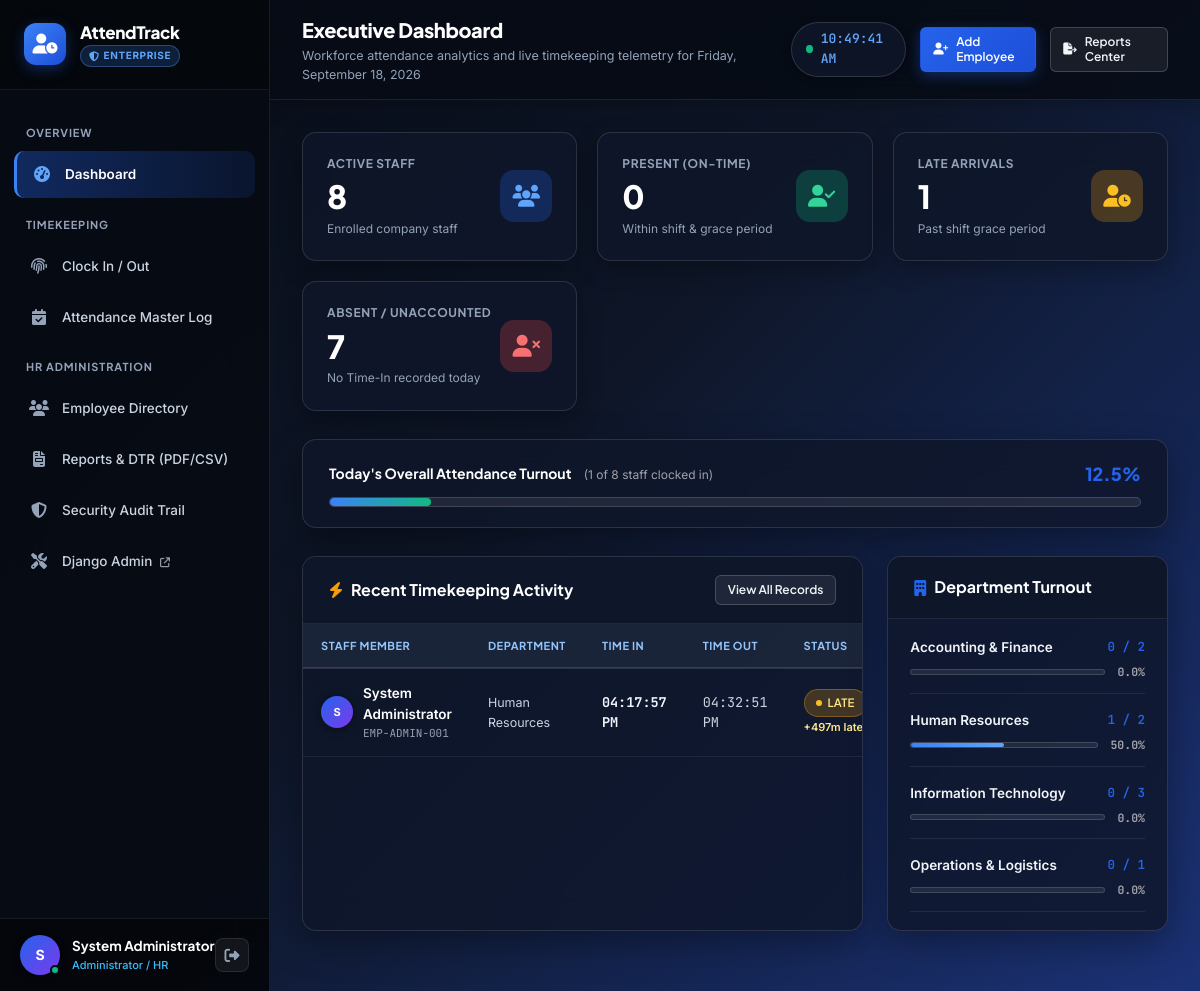
The app's page / (signed in) with its own data.
### core/models.py (models this page shows, shortened)
class EmployeeProfile(models.Model):
    user = models.OneToOneField(User, on_delete=models.CASCADE, related_name='profile')
    employee_id = models.CharField(max_length=30, unique=True)
    department = models.ForeignKey(Department, on_delete=models.SET_NULL, null=True, blank=True, related_name='employees')
    job_title = models.CharField(max_length=100, default='Staff')
    contact_number = models.CharField(max_length=20, blank=True, default='')
    hire_date = models.DateField(default=timezone.localdate)
    shift_start = models.TimeField(default=time(8, 0))   # 8:00 AM standard
    shift_end = models.TimeField(default=time(17, 0))    # 5:00 PM standard
    grace_period_minutes = models.IntegerField(default=15)  # 15 minutes grace period
    is_active = models.BooleanField(default=True)
    created_at = models.DateTimeField(auto_now_add=True)
    updated_at = models.DateTimeField(auto_now=True)
    class Meta:
        ordering = ['employee_id']
    @property
    def full_name(self):
        name = self.user.get_full_name()
        return name if name else self.user.username

class Department(models.Model):
    name = models.CharField(max_length=100, unique=True)
    code = models.CharField(max_length=20, unique=True)
    description = models.TextField(blank=True, default='')
    created_at = models.DateTimeField(auto_now_add=True)
    class Meta:
        ordering = ['name']

class AttendanceRecord(models.Model):
    STATUS_CHOICES = [
        ('PRESENT', 'Present (On-Time)'),
        ('LATE', 'Late Arrival'),
        ('HALF_DAY', 'Half Day'),
        ('ABSENT', 'Absent'),
        ('ON_LEAVE', 'On Leave'),
    ]
    employee = models.ForeignKey(EmployeeProfile, on_delete=models.CASCADE, related_name='attendance_records')
    date = models.DateField(default=timezone.localdate, db_index=True)
    time_in = models.TimeField(null=True, blank=True)
    time_out = models.TimeField(null=True, blank=True)
    status = models.CharField(max_length=20, choices=STATUS_CHOICES, default='PRESENT')
    late_minutes = models.IntegerField(default=0)
    overtime_hours = models.DecimalField(max_digits=5, decimal_places=2, default=Decimal('0.00'))
    total_hours = models.DecimalField(max_digits=5, decimal_places=2, default=Decimal('0.00'))
    ip_address = models.GenericIPAddressField(null=True, blank=True)
    notes = models.TextField(blank=True, default='')
    created_at = models.DateTimeField(auto_now_add=True)
    updated_at = models.DateTimeField(auto_now=True)
    class Meta:
        ordering = ['-date', '-time_in']
        constraints = [
            models.UniqueConstraint(fields=['employee', 'date'], name='unique_employee_daily_attendance')
        ]

### core/views.py (the view, shortened to what this page needs)
# urls.py: path('', views.dashboard_view, name='dashboard'),
@login_required
def dashboard_view(request):
    current_user = AuthManager.get_current_user(request)
    if current_user.is_admin:
        dashboard_data = DashboardController.get_admin_dashboard()
        return render(request, 'dashboard/admin_dashboard.html', {
            'dashboard': dashboard_data,
            'current_user': current_user
        })

### core/oop_classes/auth_manager.py (called while the page is built)
    @property
    def is_admin(self) -> bool:
        return self.is_staff or self.is_superuser

    @classmethod
    def get_current_user(cls, request) -> User | None:
        if request.user.is_authenticated:
            return User(request.user)
        return None

### core/oop_classes/dashboard_controller.py (called while the page is built)
    @property
    def formatted_today(self) -> str:
        return self.today_date.strftime("%A, %B %d, %Y")

### core/oop_classes/time_tracker.py (called while the page is built)
    @property
    def formatted_time_in(self) -> str:
        return self.time_in.strftime("%I:%M:%S %p") if self.time_in else "--:--:--"

    @property
    def formatted_time_out(self) -> str:
        return self.time_out.strftime("%I:%M:%S %p") if self.time_out else "--:--:--"

    @property
    def status_badge_class(self) -> str:
        mapping = {
            'PRESENT': 'badge-success',
            'LATE': 'badge-warning',
            'HALF_DAY': 'badge-info',
            'ABSENT': 'badge-danger',
            'ON_LEAVE': 'badge-secondary',
        }
        return mapping.get(self.status, 'badge-light')

### templates/dashboard/admin_dashboard.html (shortened to what this page needs)
{% extends 'base.html' %}
{% block page_title %}Executive Dashboard{% endblock %}
{% block page_subtitle %}Workforce attendance analytics and live timekeeping telemetry for {{ dashboard.formatted_today }}{% endblock %}
{% block topbar_actions %}
<a href="{% url 'employee_create' %}" class="btn btn-primary btn-sm">
  <i class="fa-solid fa-user-plus"></i> Add Employee
</a>
<a href="{% url 'reports_index' %}" class="btn btn-outline btn-sm">
  <i class="fa-solid fa-file-export"></i> Reports Center
</a>
{% endblock %}
{% block content %}
<div class="kpi-grid">
  <div class="kpi-card kpi-blue">
    <div class="kpi-details">
      <div class="kpi-label">Active Staff</div>
      <div class="kpi-value">{{ dashboard.total_employees }}</div>
      <div class="kpi-sub">Enrolled company staff</div>
    </div>
    <div class="kpi-icon icon-blue">
      <i class="fa-solid fa-users"></i>
    </div>
  </div>
  <div class="kpi-card kpi-green">
    <div class="kpi-details">
      <div class="kpi-label">Present (On-Time)</div>
      <div class="kpi-value">{{ dashboard.present_count }}</div>
      <div class="kpi-sub">Within shift & grace period</div>
    </div>
    <div class="kpi-icon icon-green">
      <i class="fa-solid fa-user-check"></i>
    </div>
  </div>
  <div class="kpi-card kpi-amber">
    <div class="kpi-details">
      <div class="kpi-label">Late Arrivals</div>
      <div class="kpi-value">{{ dashboard.late_count }}</div>
      <div class="kpi-sub">Past shift grace period</div>
    </div>
    <div class="kpi-icon icon-amber">
      <i class="fa-solid fa-user-clock"></i>
    </div>
  </div>
  <div class="kpi-card kpi-red">
    <div class="kpi-details">
      <div class="kpi-label">Absent / Unaccounted</div>
      <div class="kpi-value">{{ dashboard.absent_count }}</div>
      <div class="kpi-sub">No Time-In recorded today</div>
    </div>
    <div class="kpi-icon icon-red">
      <i class="fa-solid fa-user-xmark"></i>
    </div>
  </div>
</div>
<div class="card" style="margin-bottom: 28px;">
  <div class="card-body" style="padding: 20px 26px;">
    <div style="display: flex; justify-content: space-between; align-items: center; margin-bottom: 10px;">
      <div>
        <span style="font-weight: 700; font-family: var(--font-heading); font-size: 14px; color: var(--slate-900);">Today's Overall Attendance Turnout</span>
        <span style="font-size: 12px; color: var(--slate-500); margin-left: 8px;">({{ dashboard.present_count|add:dashboard.late_count }} of {{ dashboard.total_employees }} staff clocked in)</span>
      </div>
      <span style="font-weight: 800; font-family: var(--font-heading); font-size: 18px; color: var(--primary-600);">{{ dashboard.attendance_rate }}%</span>
    </div>
    <div style="width: 100%; height: 10px; background: var(--slate-100); border-radius: 9999px; overflow: hidden; border: 1px solid var(--border-default);">
      <div style="width: {{ dashboard.attendance_rate }}%; height: 100%; background: linear-gradient(90deg, #3b82f6, #10b981); border-radius: 9999px; transition: width 0.8s ease;"></div>
    </div>
  </div>
</div>
<div style="display: grid; grid-template-columns: 2fr 1fr; gap: 24px;">
  <div class="card">
    <div class="card-header">
      <h3>
        <i class="fa-solid fa-bolt" style="color: var(--warning-500);"></i>
        <span>Recent Timekeeping Activity</span>
      </h3>
      <a href="{% url 'attendance_logs' %}" class="btn btn-outline btn-sm">View All Records</a>
    </div>
    <div class="table-responsive">
      <table class="data-table">
        <thead>
          <tr>
            <th>Staff Member</th>
            <th>Department</th>
            <th>Time In</th>
            <th>Time Out</th>
            <th>Status</th>
          </tr>
        </thead>
        <tbody>
          {% for log in dashboard.recent_logs %}
          <tr>
            <td>
              <div style="display: flex; align-items: center; gap: 10px;">
                <div class="user-avatar" style="width: 32px; height: 32px; font-size: 11px;">
                  {{ log.employee_name|slice:":1"|upper }}
                </div>
                <div>
                  <div style="font-weight: 600; color: var(--slate-900);">{{ log.employee_name }}</div>
                  <div style="font-size: 11px; color: var(--slate-400); font-family: var(--font-mono);">{{ log.employee_id }}</div>
                </div>
              </div>
            </td>
            <td><span style="font-size: 12.5px; color: var(--slate-600);">{{ log.department }}</span></td>
            <td><span style="font-weight: 700; font-family: var(--font-mono); color: var(--slate-800);">{{ log.formatted_time_in }}</span></td>
            <td><span style="font-family: var(--font-mono); color: var(--slate-600);">{{ log.formatted_time_out }}</span></td>
            <td>
              <span class="badge {{ log.status_badge_class }}">
                <span class="badge-dot"></span>
                {{ log.status }}
              </span>
              {% if log.late_minutes > 0 %}
                <span style="font-size: 11px; color: var(--warning-700); font-weight: 600; display: block; margin-top: 2px;">
                  +{{ log.late_minutes }}m late
                </span>
              {% endif %}
            </td>
          </tr>
          {% endfor %}
        </tbody>
      </table>
    </div>
  </div>
  <div class="card">
    <div class="card-header">
      <h3>
        <i class="fa-solid fa-building" style="color: var(--primary-600);"></i>
        <span>Department Turnout</span>
      </h3>
    </div>
    <div class="card-body" style="padding: 18px 22px;">
      <div style="display: flex; flex-direction: column; gap: 16px;">
        {% for dept in dashboard.dept_breakdown %}
        <div style="border-bottom: 1px solid var(--slate-100); padding-bottom: 12px;">
          <div style="display: flex; justify-content: space-between; font-size: 13.5px; font-weight: 600; margin-bottom: 5px;">
            <span style="color: var(--slate-800);">{{ dept.name }}</span>
            <span style="color: var(--primary-600); font-family: var(--font-mono); font-size: 12.5px;">{{ dept.present }} / {{ dept.total }}</span>
          </div>
          <div style="display: flex; justify-content: space-between; align-items: center;">
            <div style="flex-grow: 1; height: 6px; background: var(--slate-100); border-radius: 999px; margin-right: 12px; overflow: hidden; border: 1px solid var(--border-default);">
              <div style="width: {{ dept.rate }}%; height: 100%; background: linear-gradient(90deg, #3b82f6, #60a5fa); border-radius: 999px;"></div>
            </div>
            <span style="font-size: 11.5px; color: var(--slate-500); font-weight: 700; font-family: var(--font-mono);">{{ dept.rate }}%</span>
          </div>
        </div>
        {% empty %}
        <p style="color: var(--slate-400); font-size: 13px;">No departments configured.</p>
        {% endfor %}
      </div>
    </div>
  </div>
</div>
{% endblock %}

### templates/base.html (shortened to what this page needs)
{% load static %}
<!DOCTYPE html>
<html lang="en">
<head>
  <link rel="stylesheet" href="{% static 'css/style.css' %}">
  <link rel="stylesheet" href="https://cdnjs.cloudflare.com/ajax/libs/font-awesome/6.4.0/css/all.min.css">
</head>
<body>
  <div class="app-wrapper">
    <aside class="app-sidebar">
      <div class="sidebar-brand">
        <div class="brand-icon">
          <i class="fa-solid fa-user-clock"></i>
        </div>
        <div class="brand-text">
          <h2>AttendTrack</h2>
          <div class="brand-badge"><i class="fa-solid fa-shield-halved"></i> Enterprise</div>
        </div>
      </div>
      <nav class="sidebar-nav">
        <div class="nav-section-title">Overview</div>
        <a href="{% url 'dashboard' %}" class="nav-item {% if request.resolver_match.url_name == 'dashboard' %}active{% endif %}">
          <span class="icon"><i class="fa-solid fa-gauge-high"></i></span>
          <span>Dashboard</span>
        </a>
        <div class="nav-section-title">Timekeeping</div>
        <a href="{% url 'clock_terminal' %}" class="nav-item {% if request.resolver_match.url_name == 'clock_terminal' %}active{% endif %}">
          <span class="icon"><i class="fa-solid fa-fingerprint"></i></span>
          <span>Clock In / Out</span>
        </a>
        <a href="{% url 'attendance_logs' %}" class="nav-item {% if request.resolver_match.url_name == 'attendance_logs' or request.resolver_match.url_name == 'adjust_attendance' %}active{% endif %}">
          <span class="icon"><i class="fa-solid fa-calendar-check"></i></span>
          <span>Attendance Master Log</span>
        </a>
        {% if request.user.is_staff or request.user.is_superuser %}
        <div class="nav-section-title">HR Administration</div>
        <a href="{% url 'employee_list' %}" class="nav-item {% if 'employee' in request.resolver_match.url_name %}active{% endif %}">
          <span class="icon"><i class="fa-solid fa-users"></i></span>
          <span>Employee Directory</span>
        </a>
        <a href="{% url 'reports_index' %}" class="nav-item {% if 'report' in request.resolver_match.url_name %}active{% endif %}">
          <span class="icon"><i class="fa-solid fa-file-invoice"></i></span>
          <span>Reports & DTR (PDF/CSV)</span>
        </a>
        <a href="{% url 'audit_logs' %}" class="nav-item {% if request.resolver_match.url_name == 'audit_logs' %}active{% endif %}">
          <span class="icon"><i class="fa-solid fa-shield-halved"></i></span>
          <span>Security Audit Trail</span>
        </a>
        <a href="/admin/" target="_blank" class="nav-item">
          <span class="icon"><i class="fa-solid fa-screwdriver-wrench"></i></span>
          <span>Django Admin <i class="fa-solid fa-arrow-up-right-from-square" style="font-size: 10px; margin-left: 4px; opacity: 0.7;"></i></span>
        </a>
        {% endif %}
      </nav>
      <div class="sidebar-user">
        <div class="user-avatar">
          {{ request.user.first_name|default:request.user.username|slice:":1"|upper }}
          <span class="status-indicator"></span>
        </div>
        <div class="user-info">
          <div class="user-name">{{ request.user.get_full_name|default:request.user.username }}</div>
          <div class="user-role">
            {% if request.user.is_staff or request.user.is_superuser %}
              Administrator / HR
            {% else %}
              Staff / Employee
            {% endif %}
          </div>
        </div>
        <a href="{% url 'logout' %}" class="btn-logout" title="Sign Out">
          <i class="fa-solid fa-right-from-bracket"></i>
        </a>
      </div>
    </aside>
    <main class="app-main">
      <header class="app-topbar">
        <div class="topbar-left">
          <div class="topbar-title">
            <h1>{% block page_title %}Overview{% endblock %}</h1>
            <p>{% block page_subtitle %}SDF04 - Object-Oriented Programming Attendance Management System{% endblock %}</p>
          </div>
        </div>
        <div class="topbar-actions">
          <div class="live-time-chip" title="Asia/Manila Server Synced">
            <span class="pulse-dot"></span>
            <span id="topbar-live-clock">--:--:-- --</span>
          </div>
          {% block topbar_actions %}{% endblock %}
        </div>
      </header>
      <div class="content-body">
        {% block content %}{% endblock %}
      </div>
    </main>
  </div>
</body>
</html>

### records on screen
EmployeeProfile: employee_id "EMP-ADMIN-001"
Department: department "Human Resources", name "Human Resources"
AttendanceRecord: status "LATE"
Department: name "Accounting & Finance"
Department: name "Information Technology"
Department: name "Operations & Logistics"

### other values on screen
{{ request.user.first_name|default:request.user.username|slice:":1"|upper }} "S"
{{ request.user.get_full_name|default:request.user.username }} "System Administrator"
{{ dashboard.formatted_today }} "Friday, September 18, 2026"
{{ dashboard.total_employees }} "8"
{{ dashboard.present_count }} "0"
{{ dashboard.late_count }} "1"
{{ dashboard.absent_count }} "7"
{{ dashboard.present_count|add:dashboard.late_count }} "1"
{{ dashboard.attendance_rate }} "12.5"
{{ log.employee_name|slice:":1"|upper }} "S"
{{ log.employee_name }} "System Administrator"
{{ log.formatted_time_in }} "04:17:57 PM"
{{ log.formatted_time_out }} "04:32:51 PM"
{{ log.late_minutes }} "497"
{{ dept.present }} "0" "1" "0" "0"
